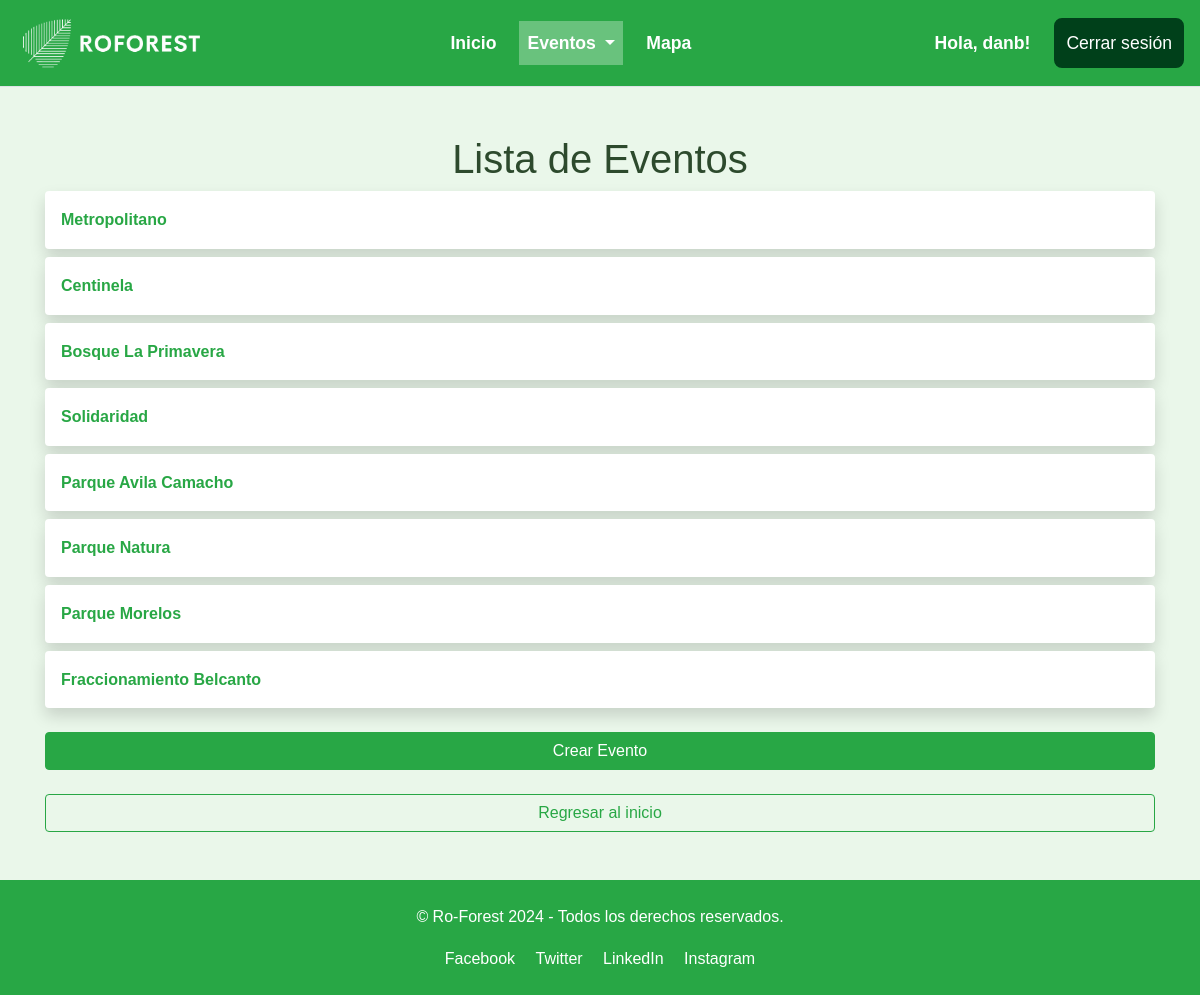
Screenshot of /eventos/ (signed in) with the database file from the repository.
### eventos/models.py (models this page shows, shortened)
class Evento(models.Model):
    nombre = models.CharField(max_length=200)
    descripcion = models.TextField()
    fecha = models.DateField()  # Solo fecha
    hora = models.CharField(
        max_length=8,
        validators=[RegexValidator(regex=r'^(0[1-9]|1[0-2]):[0-5][0-9] (AM|PM)$', message="Formato de hora inválido. Usa hh:mm AM/PM.")]
    )  # Hora en formato 12 horas
    ubicacion = models.CharField(
        max_length=50,
        validators=[RegexValidator(regex=r'^-?\d{1,2}\.\d+,\s*-?\d{1,3}\.\d+$', message="Formato de coordenada inválido. Usa 'latitud, longitud'.")]
    )  # Coordenadas
    max_participantes = models.IntegerField()
    participantes = models.ManyToManyField(User, related_name='eventos', blank=True)
    lider = models.ForeignKey(User, related_name='eventos_liderados', on_delete=models.CASCADE)

### eventos/views.py (the view)
# urls.py: path('', lista_eventos, name='eventos'),  # Asegúrate de que aquí está el nombre correcto
def lista_eventos(request):
    eventos = Evento.objects.all()
    es_lider = request.user.groups.filter(name="Líderes").exists() if request.user.is_authenticated else False
    return render(request, 'eventos/lista_eventos.html', {
        'eventos': eventos,
        'es_lider': es_lider
    })

### eventos/templates/eventos/lista_eventos.html (shortened to what this page needs)
{% load static %}
<!DOCTYPE html>
<html lang="es">
<head>
    <link rel="stylesheet" href="https://stackpath.bootstrapcdn.com/bootstrap/4.5.2/css/bootstrap.min.css">
    <link rel="stylesheet" href="{% static 'css/styles.css' %}">
</head>
<body>
    <nav class="navbar navbar-expand-lg navbar-light bg-success sticky-top border-bottom">
        <a class="navbar-brand" href="#">
            <img src="{% static 'imagenes/logo.png' %}" alt="Reforest Logo" style="height: 60px; width: auto;">
        </a>
        <div class="collapse navbar-collapse" id="navbarNav">
            <ul class="navbar-nav mx-auto">
                <li class="nav-item {% if request.path == '/inicio/' %}active{% endif %}">
                    <a class="nav-link text-white" href="{% url 'inicio' %}">Inicio</a>
                </li>
                <li class="nav-item dropdown {% if '/eventos' in request.path %}active{% endif %}">
                    <a class="nav-link dropdown-toggle text-white" href="#" id="eventsDropdown" role="button" data-toggle="dropdown" aria-haspopup="true" aria-expanded="false">
                        Eventos
                    </a>
                </li>
                <li class="nav-item {% if request.path == '/eventos/mapa/' %}active{% endif %}">
                    <a class="nav-link text-white" href="{% url 'mapa_eventos' %}">Mapa</a>
                </li>
            </ul>
            <ul class="navbar-nav">
                {% if user.is_authenticated %}
                    <li class="nav-item d-flex align-items-center">
                        <span class="nav-link text-white mr-3">Hola, {{ user.username }}!</span>
                        <form method="POST" action="{% url 'logout' %}">
                            <button type="submit" class="btn btn-signup">Cerrar sesión</button>
                        </form>
                    </li>
                {% endif %}
            </ul>
        </div>
    </nav>
    <div class="container my-5">
        <h1 class="text-center">Lista de Eventos</h1>
        <ul class="list-unstyled">
            {% for evento in eventos %}
                <li class="bg-white p-3 my-2 rounded shadow">
                    <a href="{% url 'detalle_evento' evento.id %}" class="text-success font-weight-bold">{{ evento.nombre }}</a>
                </li>
            {% endfor %}
        </ul>
        {% if user.is_authenticated and es_lider %}
            <a class="btn btn-success d-block mx-auto my-4" href="{% url 'crear_evento' %}">Crear Evento</a>
        {% endif %}
        <a class="btn btn-outline-success d-block mx-auto" href="{% url 'inicio' %}">Regresar al inicio</a>
    </div>
    <footer class="bg-success text-white text-center py-4">
        <div class="container">
            <p>© Ro-Forest 2024 - Todos los derechos reservados.</p>
            <div>
                <a href="#" class="text-white mx-2">Facebook</a>
                <a href="#" class="text-white mx-2">Twitter</a>
                <a href="#" class="text-white mx-2">LinkedIn</a>
                <a href="#" class="text-white mx-2">Instagram</a>
            </div>
        </div>
    </footer>
</body>
</html>

### static/css/styles.css (style rules this page uses)
* { margin: 0; padding: 0; box-sizing: border-box; }
body { font-family: Arial, sans-serif; background-color: #eaf7ea; line-height: 1.6; color: #2d4a2d; }
button, .btn-login, .btn-signup, .btn-logout { padding: 10px; border-radius: 8px; cursor: pointer; font-size: 1.1em; margin: 10px 0; transition: background-color 0.3s ease; }
.btn-signup { background-color: #00401a; color: #fff; border: 2px solid #00401a; }
button { padding: 12px; border-radius: 8px; cursor: pointer; font-size: 1.1em; transition: background-color 0.3s ease; margin-top: 10px; }
.navbar-nav { display: flex; justify-content: flex-end; gap: 5px; }
.navbar-nav .nav-item { display: flex; align-items: center; margin-left: 0px; margin-right: 0px; }
.navbar-nav .nav-link { font-size: 1.1rem; font-weight: bold; transition: background-color 0.3s ease; }
.navbar-nav .nav-item.active .nav-link { background-color: rgba(255, 255, 255, 0.3); color: #fff !important; }
.navbar-nav .nav-link.text-white { margin-right: 10px; }

### rows the page displays
Evento: nombre "Metropolitano"
Evento: nombre "Centinela"
Evento: nombre "Bosque La Primavera"
Evento: nombre "Solidaridad"
Evento: nombre "Parque Avila Camacho"
Evento: nombre "Parque Natura"
Evento: nombre "Parque Morelos"
Evento: nombre "Fraccionamiento Belcanto"

### other values shown
{{ user.username }} "danb"
